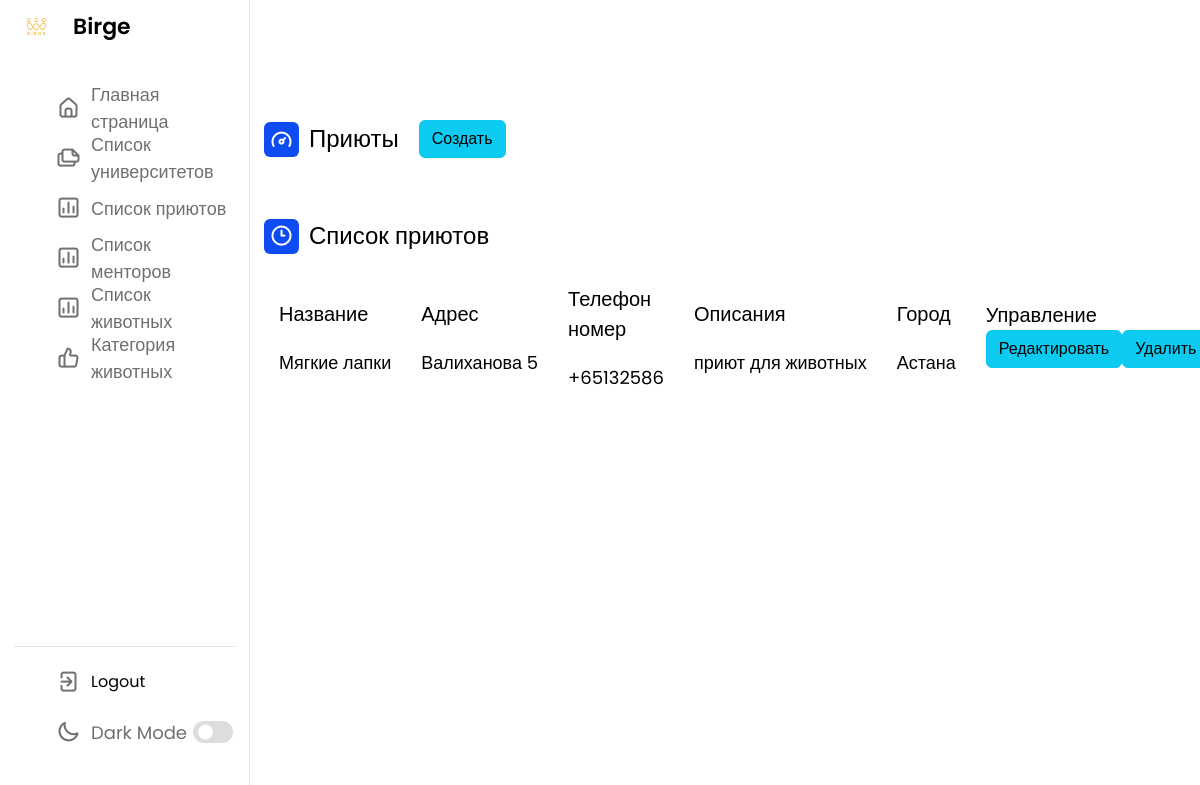
Page /customAdmin/shelter/ on the committed database.
### app/models.py (models this page shows, shortened)
class Shelter(models.Model):
    image=models.ImageField(upload_to='media/shelters', blank=True, null=True)
    name = models.CharField(max_length=100)
    address = models.CharField(max_length=100)
    city = models.CharField(max_length=100)
    phoneNumber = models.CharField(max_length=20)
    description = models.TextField()
    created_at = models.DateTimeField(auto_now_add=True)
    updated_at = models.DateTimeField(auto_now=True)
    class Meta:
        verbose_name = "Shelter"
        verbose_name_plural = "Shelters"
        ordering = ['-created_at']

### app/views.py (the view)
# urls.py: path('customAdmin/shelter/', ShelterListViewAdmin.as_view(), name='admin_shelter_list'),
class ShelterListViewAdmin(ListView):
    model = Shelter
    template_name = "customAdmin/shelter.html"
    context_object_name = "shelters"

### templates/customAdmin/shelter.html
{% extends 'customAdmin/home.html' %}
{% block content %}
<div class="dash-content">
    <div class="overview">
        <div class="title">
            <i class="uil uil-tachometer-fast-alt"></i>
            <span class="text">Приюты</span>
            <a style="margin-left: 20px;" href="{% url 'admin_create_shelter' %}" class="btn btn-info">Создать</a>
        </div>
        <div class="activity">
            <div class="title">
                <i class="uil uil-clock-three"></i>
                <span class="text">Список приютов</span>
            </div>
            <div class="activity-data">
                <div class="data names">
                    <span class="data-title">Название</span>
                    {% for shelter in shelters %}
                    <span class="data-list">{{shelter.name}}</span>
                    {% endfor %}
                </div>
                <div class="data email">
                    <span class="data-title">Адрес</span>
                    {% for shelter in shelters %}
                    <span class="data-list">{{shelter.address}}</span>
                    {% endfor %}
                </div>
                <div class="data joined">
                    <span class="data-title">Телефон номер</span>
                    {% for shelter in shelters %}
                    <span class="data-list">{{shelter.phoneNumber}}</span>
                    {% endfor %}
                </div>
                <div class="data joined">
                    <span class="data-title">Описания</span>
                    {% for shelter in shelters %}
                    <span class="data-list">{{shelter.description}}</span>
                    {% endfor %}
                </div>
                <div class="data joined">
                    <span class="data-title">Город</span>
                    {% for shelter in shelters %}
                    <span class="data-list">{{shelter.city}}</span>
                    {% endfor %}
                </div>
                <div style="width: 250px;" class="data status">
                    <span class="data-title">Управление</span>
                    <div  class="d-flex justify-content-around">
                        {% for shelter in shelters %}
                        <a href="{% url 'admin_update_shelter' shelter.id %}" class="btn btn-info mb-2">Редактировать</a>
                        <a href="{% url 'admin_delete_shelter' shelter.id %}" class="btn btn-info  mb-2">Удалить</a>
                        {% endfor %}
                    </div>
            </div>
        </div>
    </div>
</div>
</div>
{% endblock %}

### static/css/customAdmin/home.css (style rules this page uses)
* { margin: 0; padding: 0; box-sizing: border-box; font-family: 'Poppins', sans-serif; }
:root { --primary-color: #0E4BF1; --panel-color: #FFF; --text-color: #000; --black-light-color: #707070; --border-color: #e6e5e5; --toggle-color: #DDD; --box1-color: #4DA3FF; --box2-color: #FFE6AC; --box3-color: #E7D1FC; --title-icon-color: #fff; --tran-05: all 0.5s ease; --tran-03: all 0.3s ease; --tran-03: all 0.2s ease; }
body { min-height: 100vh; background-color: var(--primary-color); }
.dashboard .dash-content { padding-top: 50px; }
.dash-content .title { display: flex; align-items: center; margin: 60px 0 30px 0; }
.dash-content .title i { position: relative; height: 35px; width: 35px; background-color: var(--primary-color); border-radius: 6px; color: var(--title-icon-color); display: flex; align-items: center; justify-content: center; font-size: 24px; }
.dash-content .title .text { font-size: 24px; font-weight: 500; color: var(--text-color); margin-left: 10px; }
.dash-content .activity .activity-data { display: flex; justify-content: space-between; align-items: center; width: 100%; }
.activity .activity-data { display: flex; }
.activity-data .data { display: flex; flex-direction: column; margin: 0 15px; }
.activity-data .data-title { font-size: 20px; font-weight: 500; color: var(--text-color); }
.activity-data .data .data-list { font-size: 18px; font-weight: 400; margin-top: 20px; white-space: nowrap; color: var(--text-color); }

### rows in the picture
Shelter: name "Мягкие лапки", address "Валиханова 5", phoneNumber "+65132586", description "приют для животных", city "Астана"
